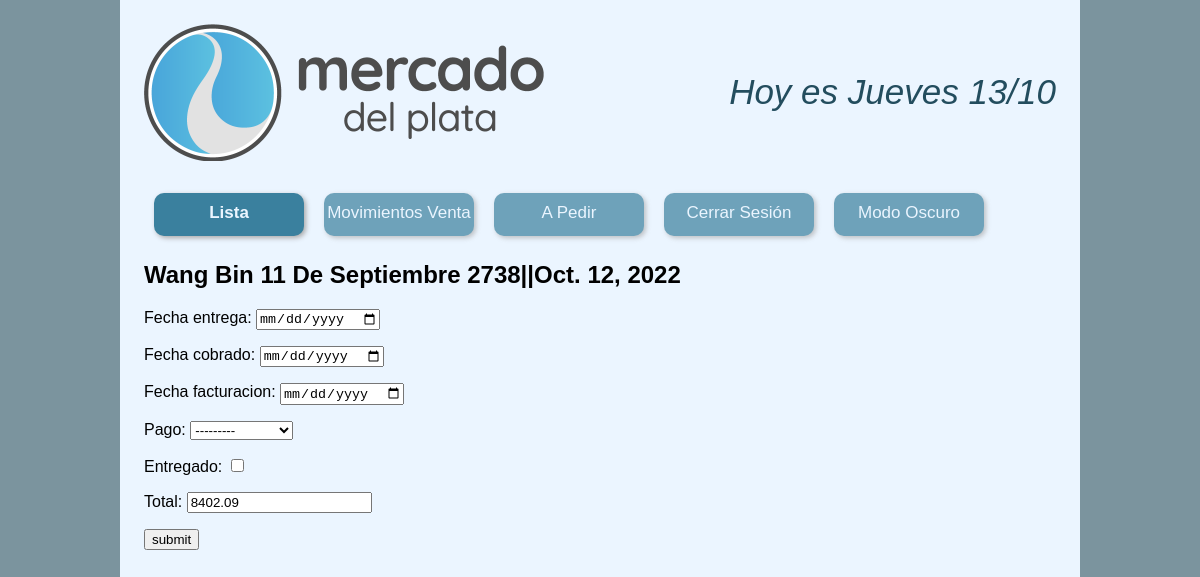
Screenshot of /mventa/14 (signed in) with the database file from the repository.
### MercadoDelPlata/models.py (models this page shows, shortened)
class Venta(models.Model):
    efectivo="EF"
    transferencia="TF"
    cheque="CH"
    condicion_opciones = [
        (efectivo,"Efectivo"),
        (transferencia,"Transferencia"),
        (cheque,"Cheque")]
    cliente = models.ForeignKey(Cliente, on_delete=models.CASCADE)
    fecha = models.DateTimeField(auto_now_add = True)
    fecha_entrega = models.DateTimeField(blank=True, null=True)
    fecha_cobrado = models.DateTimeField(blank=True, null=True)
    fecha_facturacion = models.DateTimeField(blank=True, null=True)
    pago = models.CharField(max_length = 60, choices=condicion_opciones,blank=True)
    entregado = models.BooleanField(default=False)
    aclaraciones = models.CharField(max_length = 100, blank=True)
    pedidos = models.ManyToManyField(Pedido)
    subtotal = models.DecimalField(max_digits = 8, decimal_places = 2)
    total = models.DecimalField(max_digits = 8, decimal_places = 2)

class Cliente(models.Model):
    consumidor_final="CF"
    responsable_inscripto="RI"
    excento="EX"
    condicion_opciones = [
        (responsable_inscripto,"Responsable Inscripto"),
        (consumidor_final,"Consumidor Final"),
        (excento,"Excento")]
    nombre = models.CharField(max_length = 100, unique = True)
    direccion = models.CharField(max_length = 60, unique = True)
    cuit = models.CharField(max_length = 15, unique = True, default=0)
    condicion = models.CharField(max_length = 60, choices=condicion_opciones)
    def __str__(self):
        return self.nombre + " " + self.direccion

### MercadoDelPlata/views.py (the view, shortened to what this page needs)
# urls.py: path('mventa/<str:pk>', views.Eventa, name='eventa'),
@login_required(login_url="login")
def Eventa(request, pk):
    venta=Venta.objects.get(id=pk)
    form = ventaForm(instance=venta)
    context = {"form":form , "venta":venta}
    return render(request, "MercadoDelPlata/eventa.html", context)

### MercadoDelPlata/views.py
class ventaForm(forms.ModelForm):
    class Meta:
        model = Venta
        fields = ['fecha_entrega' , 'fecha_cobrado', 'fecha_facturacion', 'pago','entregado','total']
        widgets = {
            'fecha_cobrado': DateInput(attrs={'type': 'date'}),
            'fecha_entrega': DateInput(attrs={'type': 'date'}),
            'fecha_facturacion': DateInput(attrs={'type': 'date'}),
        }

### MercadoDelPlata/Templates/MercadoDelPlata/eventa.html (shortened to what this page needs)
{% extends 'main.html' %}
{% block content %}
<h2>{{venta.cliente}}||{{venta.fecha|date}}</h2>
<div>
    <form method="POST" action="">
        {{form.as_p}}
        <input type="submit" value="submit">
    </form>
</div>
{% endblock %}

### static/styles/index.css (style rules this page uses)
:root { --celeste-oscuro:rgb(58,128,158); --celeste-mas-oscuro: rgb(35,77,94); --celeste: rgb(82,181,223); --celeste-claro: rgb(87,190,235); --celeste-intermedio: rgb(73,159,196); --blanco-fondo: rgb(235,245,255) }
html { background-color: rgba(35,77,94,0.6); height: 100vh; margin: 0; padding: 0 }
body { background-color: var(--blanco-fondo); margin: 0px 10%; padding: 2%; padding-bottom: 0; height: 100vh; font-family: "Calibri", sans-serif; }

### rows the page displays
Venta: cliente "Wang Bin 11 De Septiembre 2738", fecha "Oct. 12, 2022", pago "---------", total "8402.09"
